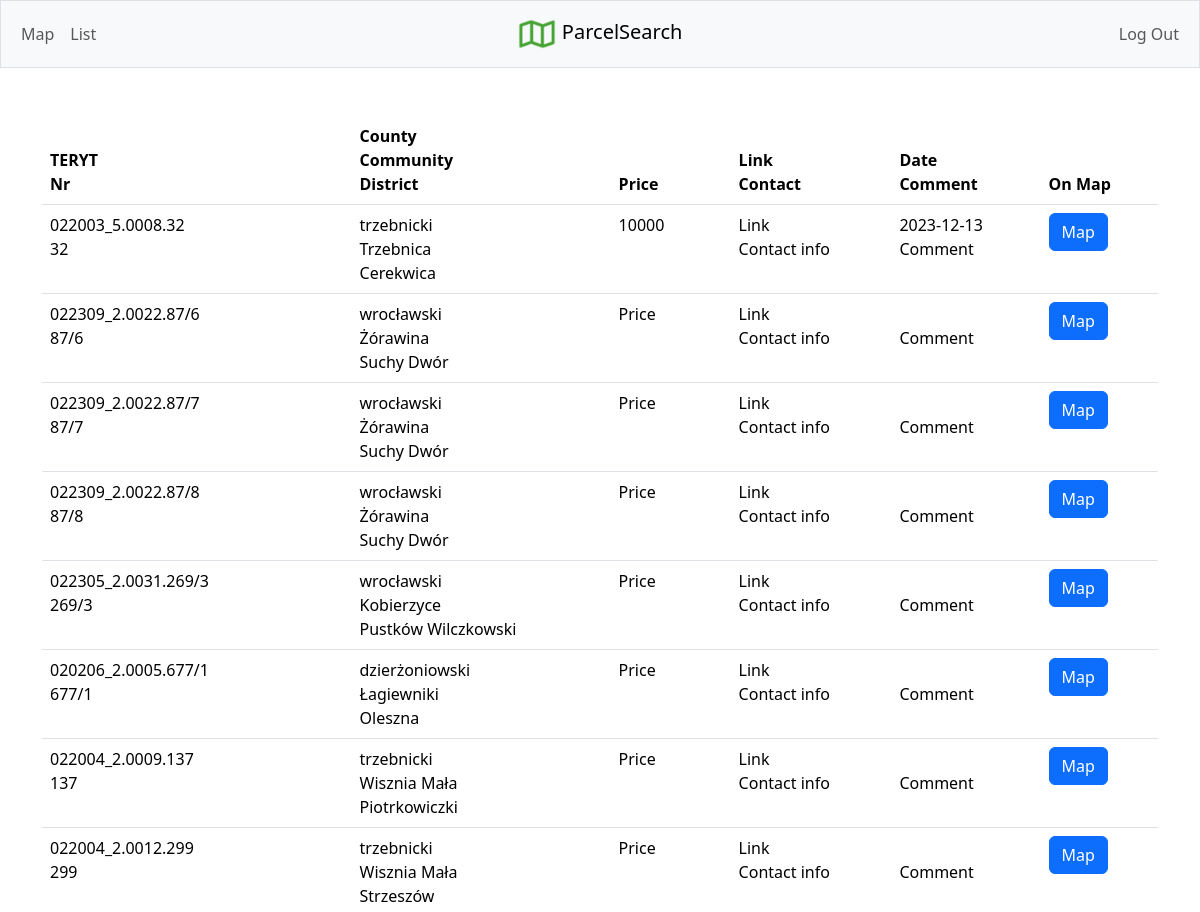
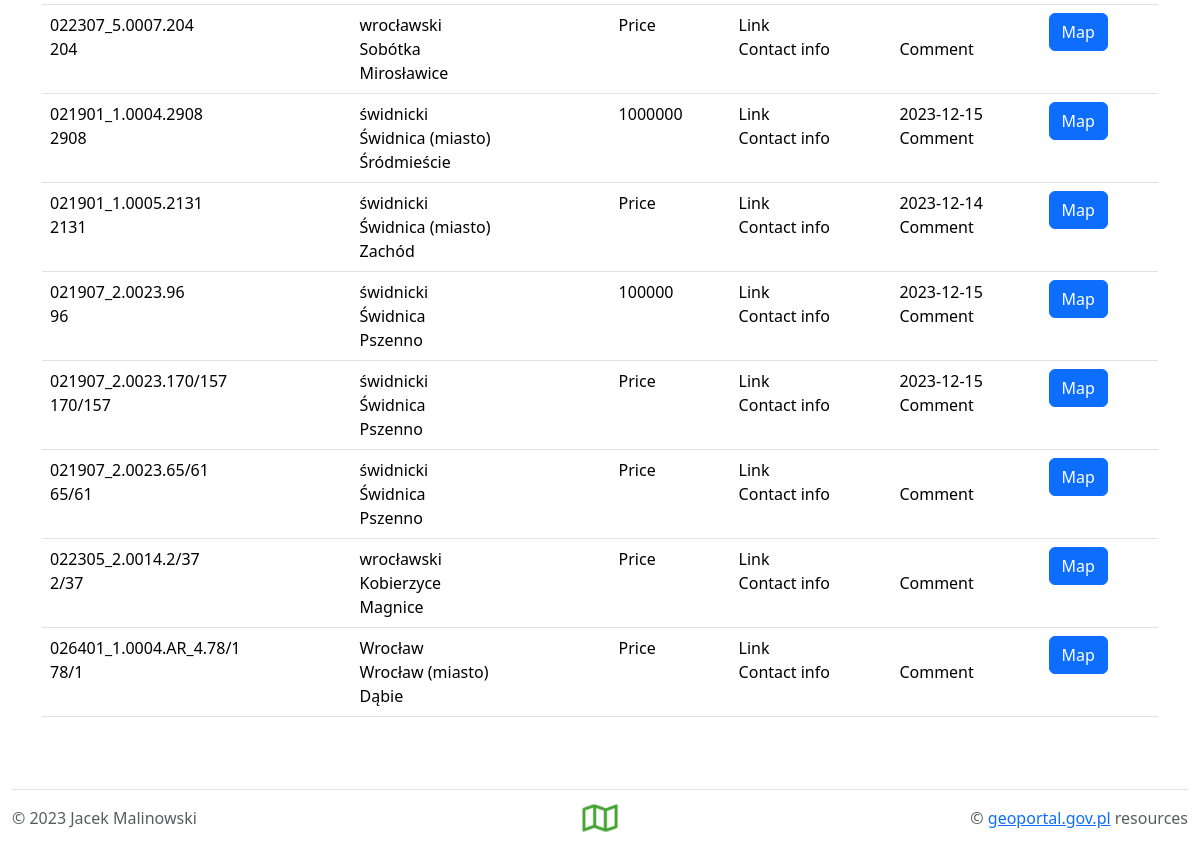
/list (signed in), run on the app's committed database (2 pictures, top to bottom).
### tables this page shows
CREATE TABLE parcels (
    id TEXT PRIMARY KEY NOT NULL,
    user_id TEXT NOT NULL,
    date DATETIME,
    parcel TEXT NOT NULL,
    voivodeship TEXT NOT NULL,
    powiat TEXT NOT NULL,
    gmina TEXT NOT NULL,
    region TEXT NOT NULL,
    geom_wkt TEXT NOT NULL,
    link TEXT,
    contact TEXT,
    comment TEXT, price TEXT,
    FOREIGN KEY (user_id) REFERENCES users(id)
);

### app.py (the view)
@app.route("/list")
@login_required
def listParcel():
    rows = query_db("SELECT * FROM parcels WHERE user_id = ?", [session["user_id"]])
    return render_template("list.html", rows=rows)

### app.py (called while the page is built)
@app.template_filter("ntobr")
def ntobr_fiter(a):
    if type(a) is str:
        a = a.replace("\n", "<br>")
    return a

def get_db():
    db = getattr(g, "_database", None)
    if db is None:
        db = g._database = sqlite3.connect(DATABASE)
    return db

@app.teardown_appcontext
def close_connection(exception):
    db = getattr(g, "_database", None)
    if db is not None:
        db.close()

def query_db(query, args=(), one=False):
    con = get_db()
    con.row_factory = sqlite3.Row
    cur = con.cursor()
    res = cur.execute(query, args)
    rv = res.fetchall()
    return (rv[0] if rv else None) if one else rv

@app.after_request
def after_request(response):
    response.headers["Cache-Control"] = "no-cache, no-store, must-revalidate"
    response.headers["Expires"] = 0
    response.headers["Pragma"] = "no-cache"
    return response

### helpers.py (called while the page is built)
def login_required(f):
    @wraps(f)
    def decorated_function(*args, **kwargs):
        if session.get("user_id") is None:
            return redirect("/login")
        return f(*args, **kwargs)
    return decorated_function

### templates/list.html (shortened to what this page needs)
{% extends "layout.html" %}
{% block main %}
    <div class="container-sm">
        <table class="table">
            <thead>
              <tr>
                <th scope="col">TERYT<br>Nr</th>
                <th scope="col">County<br>Community<br>District</th>
                <th scope="col">Price</th>
                <th scope="col">Link<br>Contact</th>
                <th scope="col">Date<br>Comment</th>
                <th scope="col">On Map</th>
              </tr>
            </thead>
            <tbody>
                {% for row in rows %}
                <tr>
                    <td>{{row.id}}<br>{{row.parcel}}</td>
                    <td>{{row.powiat}}<br>{{row.gmina}}<br>{{row.region}}</td>
                    <td>{{row.price}}</td>
                    <td>{{row.link}}<br>{{row.contact}}</td>
                    <td>{{row.date}}<br>{{row.comment|ntobr|safe}}</td>
                    <td>
                      <form action="/" method="post">
                        <button class="btn btn-primary" type="submit">Map</button>
                      </form>
                    </td>
                  </tr>
                {% endfor %}
            </tbody>
          </table>
    </div>
</main>
{% endblock %}

### templates/layout.html (shortened to what this page needs)
<!DOCTYPE html>
<html lang="en">
    <head>
        <link href="/static/css/bootstrap.css" rel="stylesheet">
        <link href="/static/css/styles.css" rel="stylesheet">
    </head>
    <body class="d-flex flex-column min-vh-100">
            <nav class="bg-light border navbar navbar-expand-md navbar-light">
                <div class="container-fluid">
                    <div class="collapse navbar-collapse d-flex flex-wrap justify-content-between align-items-center" id="navbar">
                        {% if session["user_id"] %}
                            <ul class="navbar-nav">
                                <li class="nav-item"><a class="nav-link" href="/">Map</a></li>
                                <li class="nav-item"><a class="nav-link" href="/list">List</a></li>
                            </ul>
                            <ul class="navbar-nav">
                                <a class="navbar-brand" href="/">
                                    <img src="/static/favicon.ico" alt="Logo" width="40" height="40" class="d-inline-block align-text-center">
                                    ParcelSearch
                                </a>
                            </ul>
                            <ul class="navbar-nav">
                                <li class="nav-item"><a class="nav-link" href="/logout">Log Out</a></li>
                            </ul>
                        {% endif %}
                    </div>
                </div>
            </nav>
        <main class="container-fluid py-5 text-center">
        {% block main %}{% endblock %}
        <footer class="container-fluid mt-auto">
            <div class="d-flex flex-wrap justify-content-between align-items-center py-2 my-2 border-top">
                <p class="col-md-4 mb-0 text-body-secondary">&copy; 2023 Jacek Malinowski</p>
                <a href="/" class="col-md-4 d-flex align-items-center justify-content-center mb-3 mb-md-0 me-md-auto link-body-emphasis text-decoration-none">
                    <img src="/static/favicon.ico" width="40" height="40">
                </a>
                <p class="col-md-4 mb-0 text-body-secondary text-end">&copy; <a href="https://www.geoportal.gov.pl/">geoportal.gov.pl</a> resources</p>
            </div>
        </footer>
    </body>
</html>

### static/css/styles.css (style rules this page uses)
td, tr { text-align:left; }

### data on the page
parcels: id "022003_5.0008.32", parcel "32", powiat "trzebnicki", gmina "Trzebnica", region "Cerekwica", price "10000", link "Link", contact "Contact info", date "2023-12-13", comment|ntobr "Comment"
parcels: id "022309_2.0022.87/6", parcel "87/6", powiat "wrocławski", gmina "Żórawina", region "Suchy Dwór", price "Price", link "Link", contact "Contact info", comment|ntobr "Comment"
parcels: id "022309_2.0022.87/7", parcel "87/7", powiat "wrocławski", gmina "Żórawina", region "Suchy Dwór", price "Price", link "Link", contact "Contact info", comment|ntobr "Comment"
parcels: id "022309_2.0022.87/8", parcel "87/8", powiat "wrocławski", gmina "Żórawina", region "Suchy Dwór", price "Price", link "Link", contact "Contact info", comment|ntobr "Comment"
parcels: id "022305_2.0031.269/3", parcel "269/3", powiat "wrocławski", gmina "Kobierzyce", region "Pustków Wilczkowski", price "Price", link "Link", contact "Contact info", comment|ntobr "Comment"
parcels: id "020206_2.0005.677/1", parcel "677/1", powiat "dzierżoniowski", gmina "Łagiewniki", region "Oleszna", price "Price", link "Link", contact "Contact info", comment|ntobr "Comment"
parcels: id "022004_2.0009.137", parcel "137", powiat "trzebnicki", gmina "Wisznia Mała", region "Piotrkowiczki", price "Price", link "Link", contact "Contact info", comment|ntobr "Comment"
parcels: id "022004_2.0012.299", parcel "299", powiat "trzebnicki", gmina "Wisznia Mała", region "Strzeszów", price "Price", link "Link", contact "Contact info", comment|ntobr "Comment"
parcels: id "022307_5.0007.204", parcel "204", powiat "wrocławski", gmina "Sobótka", region "Mirosławice", price "Price", link "Link", contact "Contact info", comment|ntobr "Comment"
parcels: id "021901_1.0004.2908", parcel "2908", powiat "świdnicki", gmina "Świdnica (miasto)", region "Śródmieście", price "1000000", link "Link", contact "Contact info", date "2023-12-15", comment|ntobr "Comment"
parcels: id "021901_1.0005.2131", parcel "2131", powiat "świdnicki", gmina "Świdnica (miasto)", region "Zachód", price "Price", link "Link", contact "Contact info", date "2023-12-14", comment|ntobr "Comment"
parcels: id "021907_2.0023.96", parcel "96", powiat "świdnicki", gmina "Świdnica", region "Pszenno", price "100000", link "Link", contact "Contact info", date "2023-12-15", comment|ntobr "Comment"
parcels: id "021907_2.0023.170/157", parcel "170/157", powiat "świdnicki", gmina "Świdnica", region "Pszenno", price "Price", link "Link", contact "Contact info", date "2023-12-15", comment|ntobr "Comment"
parcels: id "021907_2.0023.65/61", parcel "65/61", powiat "świdnicki", gmina "Świdnica", region "Pszenno", price "Price", link "Link", contact "Contact info", comment|ntobr "Comment"
parcels: id "022305_2.0014.2/37", parcel "2/37", powiat "wrocławski", gmina "Kobierzyce", region "Magnice", price "Price", link "Link", contact "Contact info", comment|ntobr "Comment"
parcels: id "026401_1.0004.AR_4.78/1", parcel "78/1", powiat "Wrocław", gmina "Wrocław (miasto)", region "Dąbie", price "Price", link "Link", contact "Contact info", comment|ntobr "Comment"
